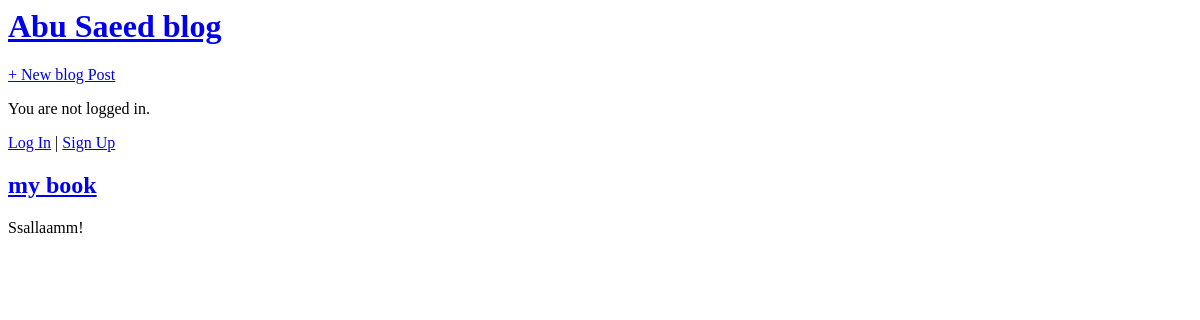
Before: / with the older database file.
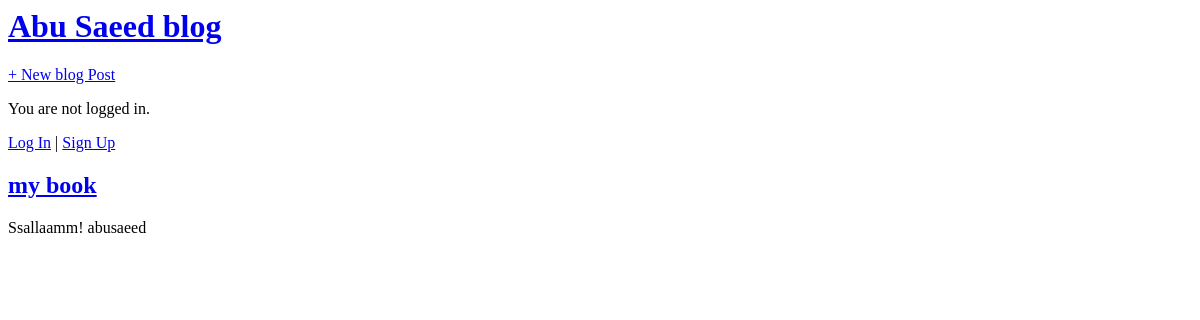
After: the same page with the newer database file.
### blog/models.py (models this page shows, shortened)
class Post(models.Model):
    title = models.CharField(max_length=200)
    author = models.ForeignKey(
        'auth.User',
        on_delete = models.CASCADE,
    )
    body = models.TextField()

### blog/views.py (the view)
# urls.py: path('', BlogListView.as_view(), name='home'),
class BlogListView(ListView):
    model = Post
    template_name = 'home.html'

### templates/home.html
{% extends "base.html" %}
{% block content %}
{% for post in post_list %}
  <div class="post-entry">
    <h2><a href="{% url 'post_detail' post.pk %}">{{ post.title }}</a></h2>
    <p>{{ post.body }}</p>
  </div>
{% endfor %}
{% endblock content %}

### templates/base.html (shortened to what this page needs)
<html>
  <head>
  </head>
  <body>
    <header>
      <h1><a href="{% url 'home' %}">Abu Saeed blog</a></h1>
    </header>
    <div>
        <a href="{% url 'post_new' %}">+ New blog Post</a>
        {% if user.is_authenticated %}
            <p>Hi {{ user.username }}!</p>
            <p><a href="{% url 'logout' %}">Log out</a></p>
        {% else %}
          <p>You are not logged in.</p>
          <a href="{% url 'login' %}">Log In</a> | <a href="{% url 'signup' %}">Sign Up</a>
        {% endif %}
      {% block content %}
      {% endblock content %}
    </div>
  </body>
</html>

Changed rows visible on the page:
changed Post "my book": body "Ssallaamm!" → "Ssallaamm! abusaeed"
